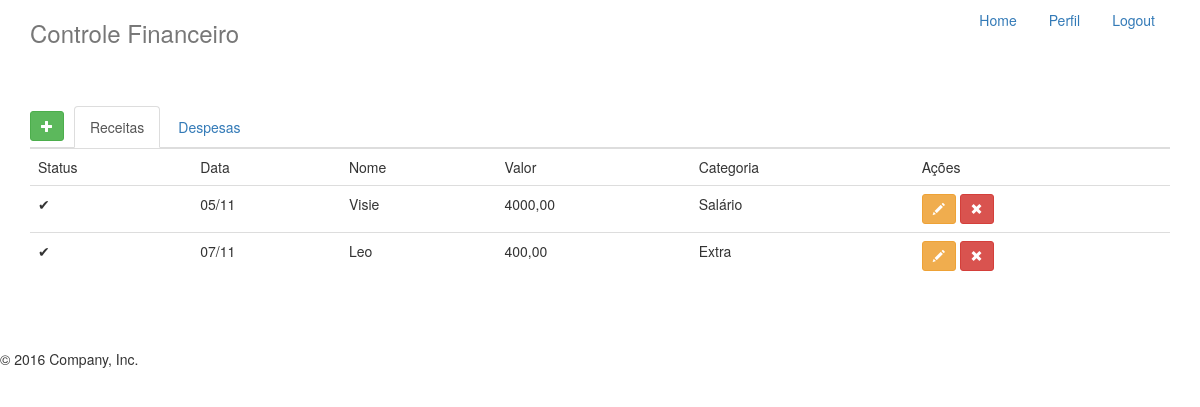
Before: /home (signed in) with the older database file.
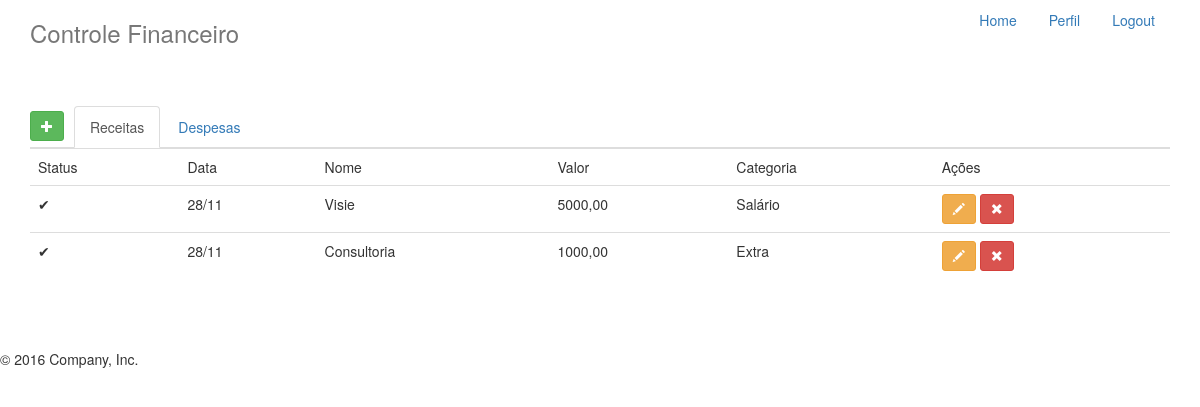
After: the same page with the newer database file.
### app/models/tables.py (models this page shows, shortened)
class Income( db.Model):
    __tablename__ = 'incomes'
    id = db.Column(db.Integer, primary_key=True)
    category_id = db.Column(db.Integer, db.ForeignKey('categories.id'))
    name = db.Column(db.String(50), nullable=False)
    description = db.Column(db.String(100), nullable=True)
    value = db.Column(db.String(100), nullable=False)
    date = db.Column(db.String(10), nullable=False)
    created_on = db.Column(db.DateTime, server_default=db.func.now())
    updated_on = db.Column(db.DateTime, server_default=db.func.now(), server_onupdate=db.func.now())
    category = db.relationship('Category', foreign_keys=category_id)

class Category( db.Model):
    __tablename__ = 'categories'
    id = db.Column(db.Integer, primary_key=True)
    name = db.Column(db.String(50), nullable=False)
    description = db.Column(db.String(100), nullable=True)
    created_on = db.Column(db.DateTime, server_default=db.func.now())
    updated_on = db.Column(db.DateTime, server_default=db.func.now(), server_onupdate=db.func.now())

### app/controllers/default.py (the view)
@app.route('/')
@app.route('/home')
@login_required
def home():
    expenses = Expense.query.all()
    incomes = Income.query.all()
    return render_template('home.html', expenses=expenses, incomes=incomes)

### app/models/tables.py (called while the page is built)
@lm.user_loader
def load_user(user_id):
    return User.query.get(user_id)

### app/utils/filters.py (called while the page is built)
    @app.template_filter()
    def date(date: str) -> None:
        new_date = datetime.fromisoformat(date)
        return new_date.strftime("%d/%m")

### app/templates/home.html (shortened to what this page needs)
{% include 'common/header.html' %}
{% block content %}
<section id="">
    <div class="container-fluid page-wrap">
        <ul class="nav nav-tabs" role="tablist">
            <li role="presentation" style="padding-right: 10px;padding-top: 5px"><button class="btn btn-sm btn-success"><i class="glyphicon glyphicon-plus"></i></button>
            <li role="presentation" class="active"><a href="#incomes-tab" aria-controls="incomes-tab" role="tab"
                    data-toggle="tab">Receitas</a></li>
            <li role="presentation"><a href="#expenses-tab" aria-controls="expenses-tab" role="tab"
                    data-toggle="tab">Despesas</a></li>
        </ul>
        <div class="tab-content">
            <div role="tabpanel" class="tab-pane fade in active" id="incomes-tab">
                <div class="table-responsive">
                    <table class="table table-centered">
                        <tbody>
                            <tr>
                                <td>Status</td>
                                <td>Data</td>
                                <td>Nome</td>
                                <td>Valor</td>
                                <td>Categoria</td>
                                <td>Ações</td>
                            </tr>
                            {% for income in incomes %}
                            <tr title="{{ income['description'] }}">
                                <td>✔</td>
                                <td>{{ income['date'] | date }}</td>
                                <td>{{ income['name'] }}</td>
                                <td>{{ income['value'] }}</td>
                                <td title="{{ income['category']['description'] }}" >{{ income['category']['name'] }}</td>
                                <td>
                                    <button class="btn btn-sm btn-warning"><i class="glyphicon glyphicon-pencil"></i></button>
                                    <button class="btn btn-sm btn-danger"><i class="glyphicon glyphicon-remove"></i></button>
                                </td>
                            </tr>
                            {% endfor %}
                        </tbody>
                    </table>
                </div>
            </div>
        </div>
    </div>
    </div>
{% endblock%}
{% include 'common/footer.html' %}

Changed rows visible on the page:
changed Income "Visie": date "05/11" → "28/11"; value "4000,00" → "5000,00"
changed Income "Extra": date "07/11" → "28/11"; name "Leo" → "Consultoria"; value "400,00" → "1000,00"
